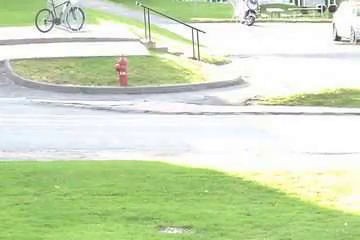
#> input picture frame 109 of 1.mp4, 360 x 240 px, given in place of highway.mp4, which was not available
$ python atelier1.py
#> lines starting #> are read from the running program, lines starting #| are printed output that depends on the picture; pictures that were not available may be replaced by others from this repository, and a replacement may not be noted
# -*- coding: utf-8 -*-
"""
Created on Fri May 24 14:20:23 2019

@author: EL KHOU Mohammed

Atelier 1:
•Lecture d’une vidéo enregistrer sur le disque dur.
"""
import cv2
#  Lecture d’une vidéo capture avec le camera de laptop
#cap = cv2.VideoCapture(0)

# Lecture d’une vidéo enregistrer sur le disque dur
cap = cv2.VideoCapture('highway.mp4')

while True:
    # lire le video image par image
    ret, frame = cap.read()
#> frame is the input picture: shape (240, 360, 3); mean B, G, R 187.7, 221.7, 207.1

    frame = cv2.resize(frame, dsize=None, fx=0.5, fy=0.5)
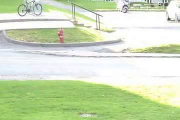
#> frame: shape (120, 180, 3); mean B, G, R 187.8, 221.9, 207.2
    frame = cv2.flip(frame, 1)
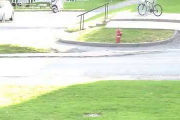
#> frame: shape (120, 180, 3); mean B, G, R 187.8, 221.9, 207.2
    cv2.moveWindow('Frame',700,10)

#    affichier l'image dans une frame a chaque instance
    cv2.imshow("Frame", frame)

#   key listener sur le clavier a chaq 20 mili segonde
    key = cv2.waitKey(20)
#> (key Esc is pressed here)
    if key == 27: # hadi hiyya Esc
        cap.release()
        cv2.destroyAllWindows()
        break

$ run again, starting later in the video
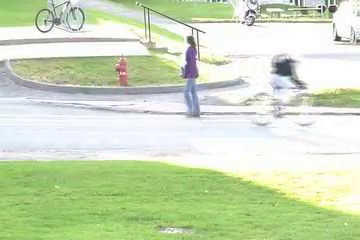
#> input picture frame 494 of 1.mp4, 360 x 240 px, given in place of highway.mp4, which was not available
#> frame is the input picture: shape (240, 360, 3); mean B, G, R 186.7, 219.3, 204.8
#> `frame = cv2.resize(frame, dsize=None, fx=0.5, fy=0.5)`:
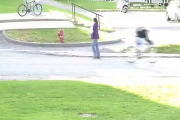
#> frame: shape (120, 180, 3); mean B, G, R 186.9, 219.4, 204.9
#> `frame = cv2.flip(frame, 1)`:
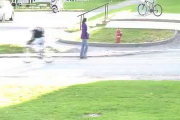
#> frame: shape (120, 180, 3); mean B, G, R 186.9, 219.4, 204.9

$ run again, starting later in the video
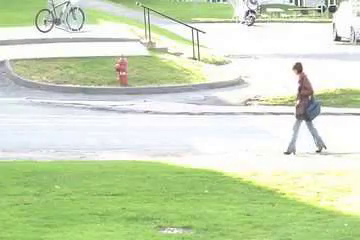
#> input picture frame 879 of 1.mp4, 360 x 240 px, given in place of highway.mp4, which was not available
#> frame is the input picture: shape (240, 360, 3); mean B, G, R 186.2, 219.9, 205.5
#> `frame = cv2.resize(frame, dsize=None, fx=0.5, fy=0.5)`:
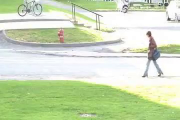
#> frame: shape (120, 180, 3); mean B, G, R 186.4, 220.1, 205.6
#> `frame = cv2.flip(frame, 1)`:
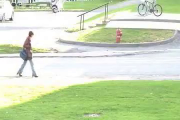
#> frame: shape (120, 180, 3); mean B, G, R 186.4, 220.1, 205.6
